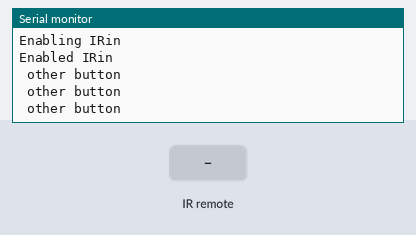
A sketch run on a simulated Arduino Uno, built with avr-gcc and run on an emulated ATmega328P. Shown: the last lines printed to the serial monitor. The inputs (shaded band) are chosen by the test bench.

Above: at 1.4 s.
1.5 s: infrared code 0xFF6897 received
At 2.6 s:
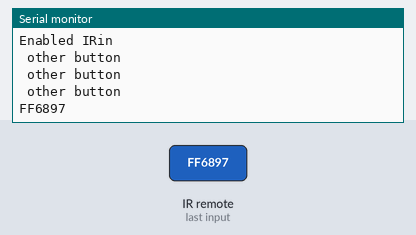
3.3 s: infrared code 0xFF30CF received
At 4.0 s:
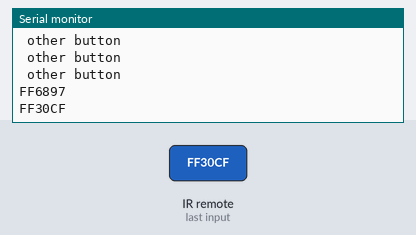
5.1 s: infrared code 0xFF18E7 received
At 6.0 s:
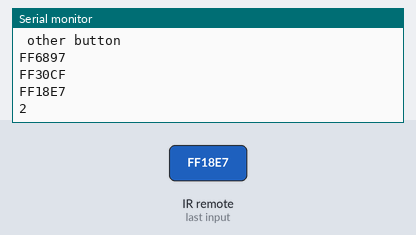
7.0 s: infrared code 0xFF7A85 received
At 7.8 s:
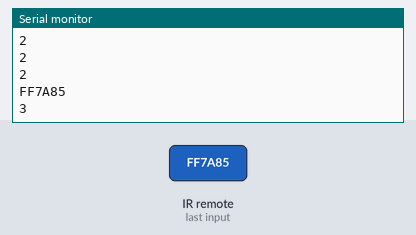
8.7 s: infrared code 0xFF10EF received
At 9.6 s:
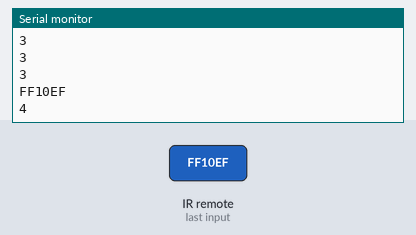
10.5 s: infrared code 0xFF38C7 received
At 11.4 s:
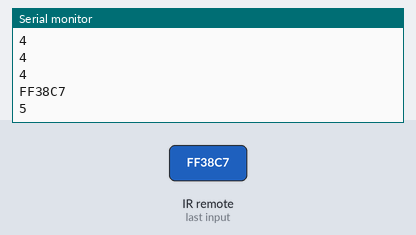
Timing chart, 0 to 13.3 s (numbered marks = the images above; inputs shaded):
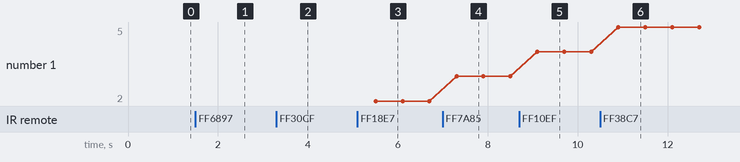

Measured:
- after the input at 1.5 s, the serial monitor: prints a new line after 0.30 s (image 1)
- after the input at 3.3 s, the serial monitor: prints a new line after 0.30 s (image 2)
- after the input at 5.1 s, the serial monitor: prints a new line after 0.31 s (image 3)
- after the input at 7.0 s, the serial monitor: prints a new line after 0.21 s (image 4)
- after the input at 8.7 s, the serial monitor: prints a new line after 0.31 s (image 5)
- after the input at 10.5 s, the serial monitor: prints a new line after 0.31 s (image 6)
- plotted number 1: 2 → 3 after the input at 7.0 s, 3 → 4 after the input at 8.7 s, 4 → 5 after the input at 10.5 s

The sketch:

Assessment01_IR_Remote_part2.ino.ino
```cpp
// (licence header left out)
#include <IRremote.h>

int RECV_PIN = 11;
int leftLED = 2;
int rightLED = 5;

IRrecv irrecv(RECV_PIN);

decode_results results;

void setup()
{
  Serial.begin(9600);
  // In case the interrupt driver crashes on setup, give a clue
  // to the user what's going on.
  Serial.println("Enabling IRin");
  irrecv.enableIRIn(); // Start the receiver
  Serial.println("Enabled IRin");
}

void loop() {
  if (irrecv.decode(&results)) {
    Serial.println(results.value, HEX);
    irrecv.resume(); // Receive the next value
  }
  delay(100);

  switch(results.value) {
  case 0xFF6897: digitalWrite(leftLED, HIGH);    break;
  case 0xFF30CF: digitalWrite(leftLED, LOW);    break;
  case 0xFF18E7: Serial.println("2");    break;
  case 0xFF7A85: Serial.println("3");    break;
  case 0xFF10EF: Serial.println("4");    break;
  case 0xFF38C7: Serial.println("5");    break;
  case 0xFF5AA5: Serial.println("6");    break;
  case 0xFF42BD: Serial.println("7");    break;
  case 0xFF4AB5: Serial.println("8");    break;
  case 0xFF52AD: Serial.println("9");    break;
  case 0xFFFFFFFF: Serial.println(" REPEAT");    break;

  default:
    Serial.println(" other button   ");

  }// End Case

  delay(500); // Do not get immediate repeat
}
```
